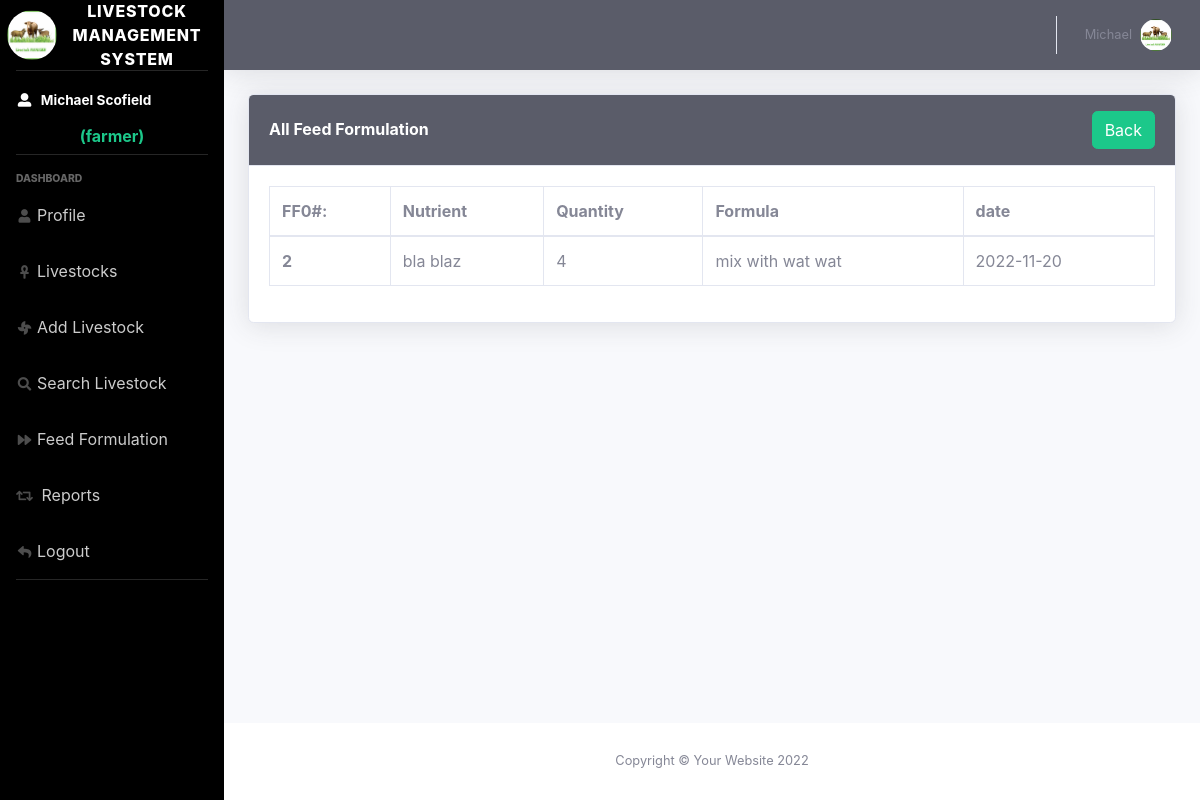
The page /users/view_feed.php (signed in) on the database its author committed.
### tables this page shows
CREATE TABLE `users` (
  `user_id` int(11) NOT NULL,
  `first_name` varchar(255) NOT NULL,
  `last_name` varchar(255) NOT NULL,
  `user_type` varchar(255) NOT NULL,
  `email` varchar(255) NOT NULL,
  `address` text NOT NULL,
  `password` varchar(255) NOT NULL,
  `date_created` date NOT NULL
);

CREATE TABLE `feeds` (
  `feed_id` int(11) NOT NULL,
  `user_id` int(11) NOT NULL,
  `nutrient` varchar(255) NOT NULL,
  `quantity` int(11) NOT NULL,
  `formula` text NOT NULL,
  `date` date NOT NULL
);

### users/view_feed.php (the view, shortened to what this page needs)
<?php include_once ('../includes/header.php'); ?>
<?php include_once ('topbar.php'); ?>
    <div class="container-fluid">
        <div class="row">
            <div class="col-xl-112 col-lg-12">
                <div class="card shadow mb-4">
                    <div
                        class="card-header bg-dark py-3 d-flex flex-row align-items-center justify-content-between">
                        <h6 class="m-0 font-weight-bold text-white">All Feed Formulation</h6>
                        <a class="btn btn-success justify-content-end" href="feed_formulation.php">Back</a>
                    </div>
                    <div class="card-body">
                        <table class="table table-bordered">
                            <thead>
                            <tr>
                                <th scope="col">FF0#:</th>
                                <th scope="col">Nutrient</th>
                                <th scope="col">Quantity</th>
                                <th scope="col">Formula</th>
                                <th scope="col">date</th>
                            </tr>
                            </thead>
                            <tbody>
                            <?php
                            $sql = "SELECT * FROM feeds WHERE user_id = '{$_SESSION['user_id']}' ORDER BY feed_id DESC ";
                            $result = $conn->query($sql);
                            if ($result->num_rows > 0) {
                                while($row = $result->fetch_assoc()) {
                                    $feed_id = $row["feed_id"];
                                    $nutrient = $row["nutrient"];
                                    $quantity = $row["quantity"];
                                    $formula = $row["formula"];
                                    $date = $row["date"];
                            ?>
                            <tr>
                                <th scope="row"><?php echo $feed_id ?></th>
                                <td><?php echo $nutrient ?></td>
                                <td><?php echo $quantity ?></td>
                                <td><?php echo $formula ?></td>
                                <td><?php echo $date ?></td>
                            </tr>
                                    <?php
                                }
                            }else{
                                echo "<h1 class='alert alert-danger'>Nothing added yet</h1>";
                            }
                                    ?>
                            </tbody>
                        </table>
                    </div>
                </div>
            </div>
        </div>
    </div>
    </div>
<?php include_once ('../includes/footer.php'); ?>

### users/topbar.php (shortened to what this page needs)
<?php
$sql = "SELECT * FROM users WHERE user_id = '{$_SESSION['user_id']}'";
$result = $conn->query($sql);
if ($result->num_rows > 0) {
    $row = $result->fetch_assoc();
    $first_name = $row["first_name"];
    $last_name = $row["last_name"];
    $user_type = $row["user_type"];
}
?>
<div id="wrapper">
    <ul style="background-color: black" class="navbar-nav  sidebar sidebar-dark accordion" id="accordionSidebar">
        <a class="sidebar-brand d-flex align-items-center justify-content-center" href="index.php">
            <div class="sidebar-brand-icon">
                <img src="../img/live1.jpeg" class="rounded-circle" width="50" height="50" alt="">
            </div>
            <div class="sidebar-brand-text mx-3">Livestock Management System</div>
        </a>
        <hr class="sidebar-divider my-0">
        <li class="nav-item active">
            <a class="nav-link" href="index.php">
                <i class="fas fa-fw fa-user-alt"></i>
                <span><?php echo $first_name ." ". $last_name ?></span></a>
            <h6 class="text-center font-weight-bolder text-success">(<?php echo $user_type ?>)</h6>
        </li>
        <hr class="sidebar-divider">
        <div class="sidebar-heading">
            Dashboard
        </div>
        <?php include_once ('sidebarnav.php')?>
        <hr class="sidebar-divider">
    </ul>
    <div id="content-wrapper" class="d-flex flex-column">
        <div id="content">
            <nav class="navbar navbar-expand navbar-light bg-dark topbar mb-4 static-top shadow">
                <ul class="navbar-nav ml-auto">
                    <li class="nav-item dropdown no-arrow">
                        <a class="nav-link dropdown-toggle" href="#" id="userDropdown" role="button"
                           data-toggle="dropdown" aria-haspopup="true" aria-expanded="false">
                            <span class="mr-2 d-none d-lg-inline text-gray-600 small"><?php echo $first_name ?></span>
                            <img class="img-profile rounded-circle"
                                 src="../img/live1.jpeg" width="50" height="50">
                        </a>
                    </li>
                </ul>
            </nav>

### rows shown on the page
users: first_name "Michael", last_name "Scofield", user_type "farmer"
feeds: feed_id "2", nutrient "bla blaz", quantity "4", formula "mix with wat wat", date "2022-11-20"
